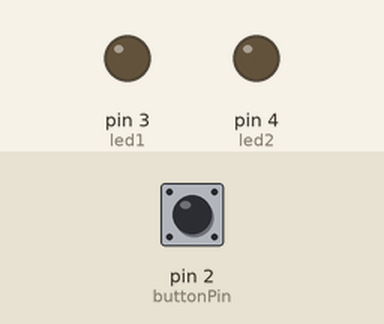
A sketch run on a simulated Arduino Uno, built with avr-gcc and run on an emulated ATmega328P. Shown: output pins drawn as LEDs (lit = HIGH). The inputs (shaded band) are chosen by the test bench; at power-on: pin 2 (buttonPin) HIGH.

Above: at 1.2 s.
1.3 s: pin 2 (buttonPin) pulled LOW for 0.15 s
At 2.0 s:
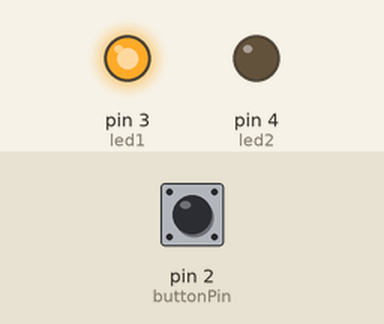
2.9 s: pin 2 (buttonPin) pulled LOW for 1 s
At 3.2 s:
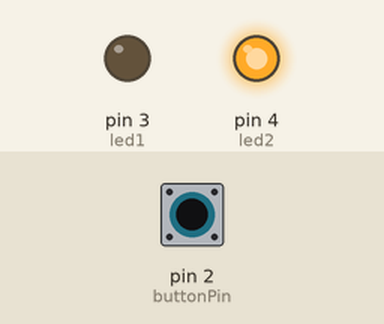
5.4 s: pin 2 (buttonPin) pulled LOW for 0.15 s
At 6.3 s:
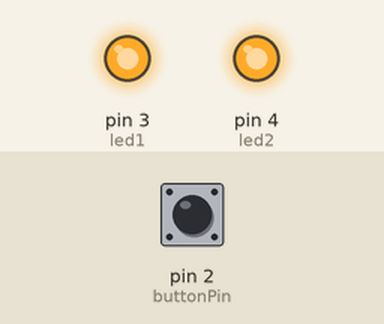
7.0 s: pin 2 (buttonPin) pulled LOW for 3.2 s
At 7.5 s:
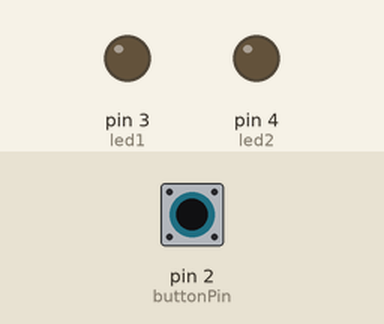
Timing chart, 0 to 10.0 s (numbered marks = the images above; inputs shaded):
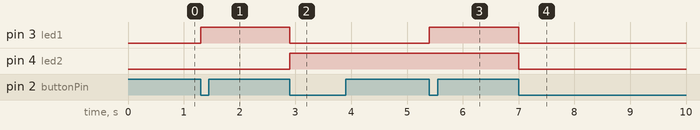

The sketch:

08-double_led.ino
```cpp
const int led1 = 3;
const int led2 = 4;
const int buttonPin = 2;

int ledNums = 0;

void Switch(int ledNums);

void setup() {
  pinMode(led1, OUTPUT);
  pinMode(led2, OUTPUT);

  pinMode(buttonPin, INPUT_PULLUP);
}

void loop() {
  if (!digitalRead(buttonPin))
  {
    ledNums = (ledNums + 1) % 4;
    Switch(ledNums);
  }
}

void Switch(int ledNums)
{
  if (ledNums == 0)
  {
    while (!digitalRead(buttonPin))
    {
      Serial.println("Hello");
      digitalWrite(led1, LOW);
      digitalWrite(led2, LOW);
    }
  } else if (ledNums == 1)
  {
    while (!digitalRead(buttonPin))
    {
      digitalWrite(led1, HIGH);
      digitalWrite(led2, LOW);
    }
  } else if (ledNums == 2)
  {
    while (!digitalRead(buttonPin))
    {
      digitalWrite(led1, LOW);
      digitalWrite(led2, HIGH);
    }
  } else
  {
    while (!digitalRead(buttonPin))
    {
      digitalWrite(led1, HIGH);
      digitalWrite(led2, HIGH);
    }
  }
}
```

Measured:
- after the input at 1.3 s, pin 3 (led1): LOW → HIGH at once
- after the input at 2.9 s, pin 3 (led1): HIGH → LOW at once; pin 4 (led2): LOW → HIGH at once
- after the input at 5.4 s, pin 3 (led1): LOW → HIGH at once
- after the input at 7.0 s, pin 3 (led1), pin 4 (led2): HIGH → LOW at once
